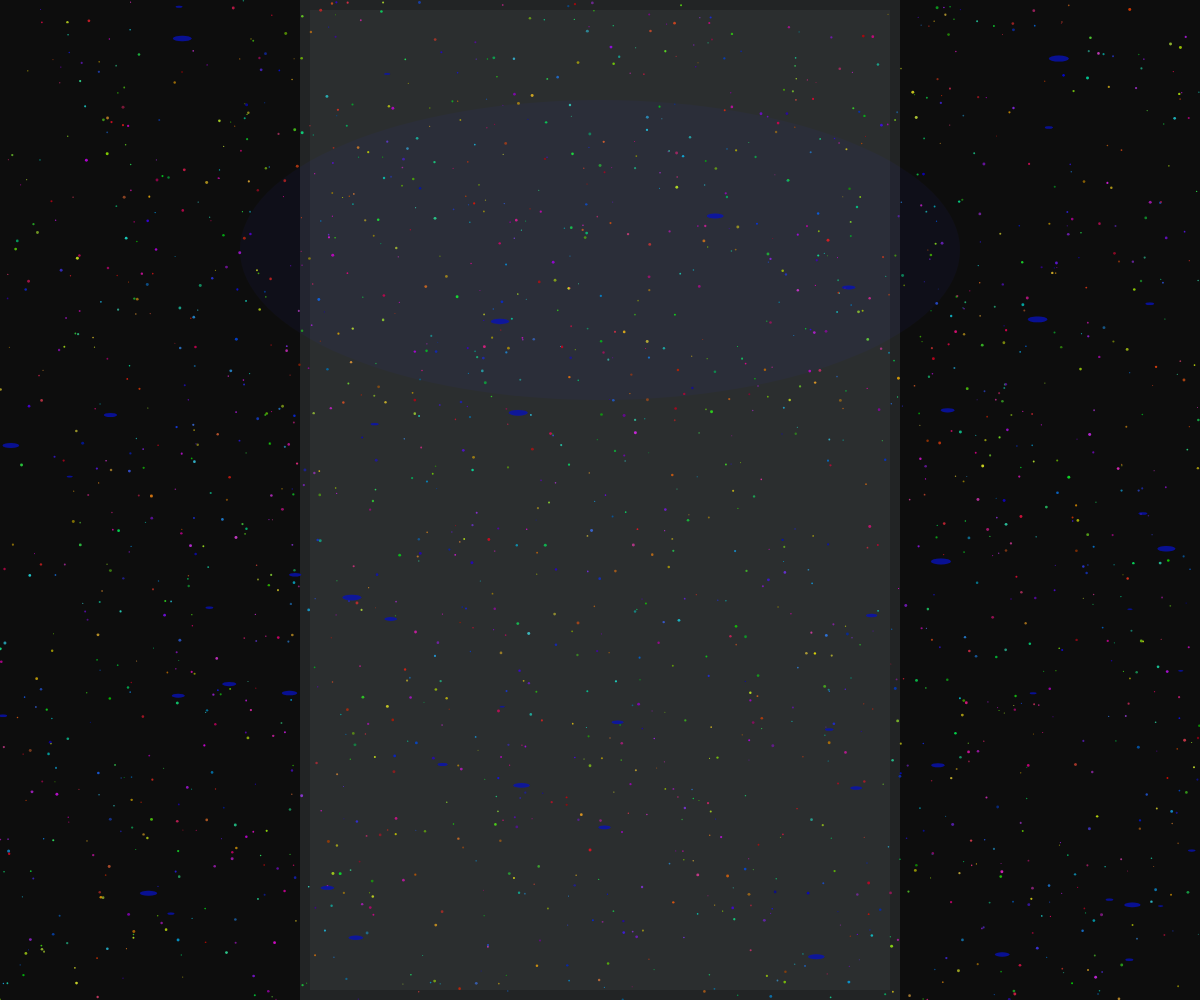
Frame 1 (no input)
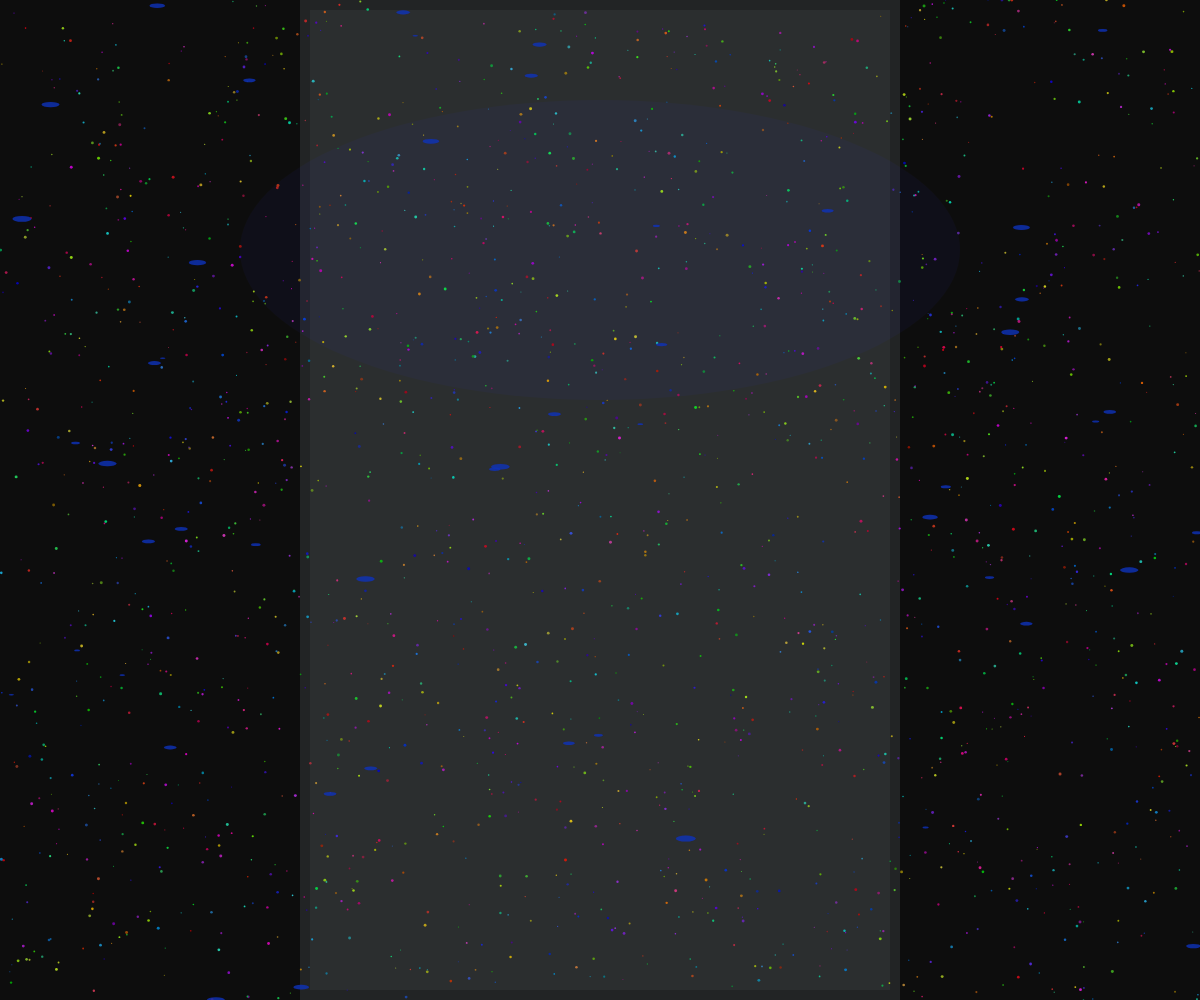
Frame 60 (no input)
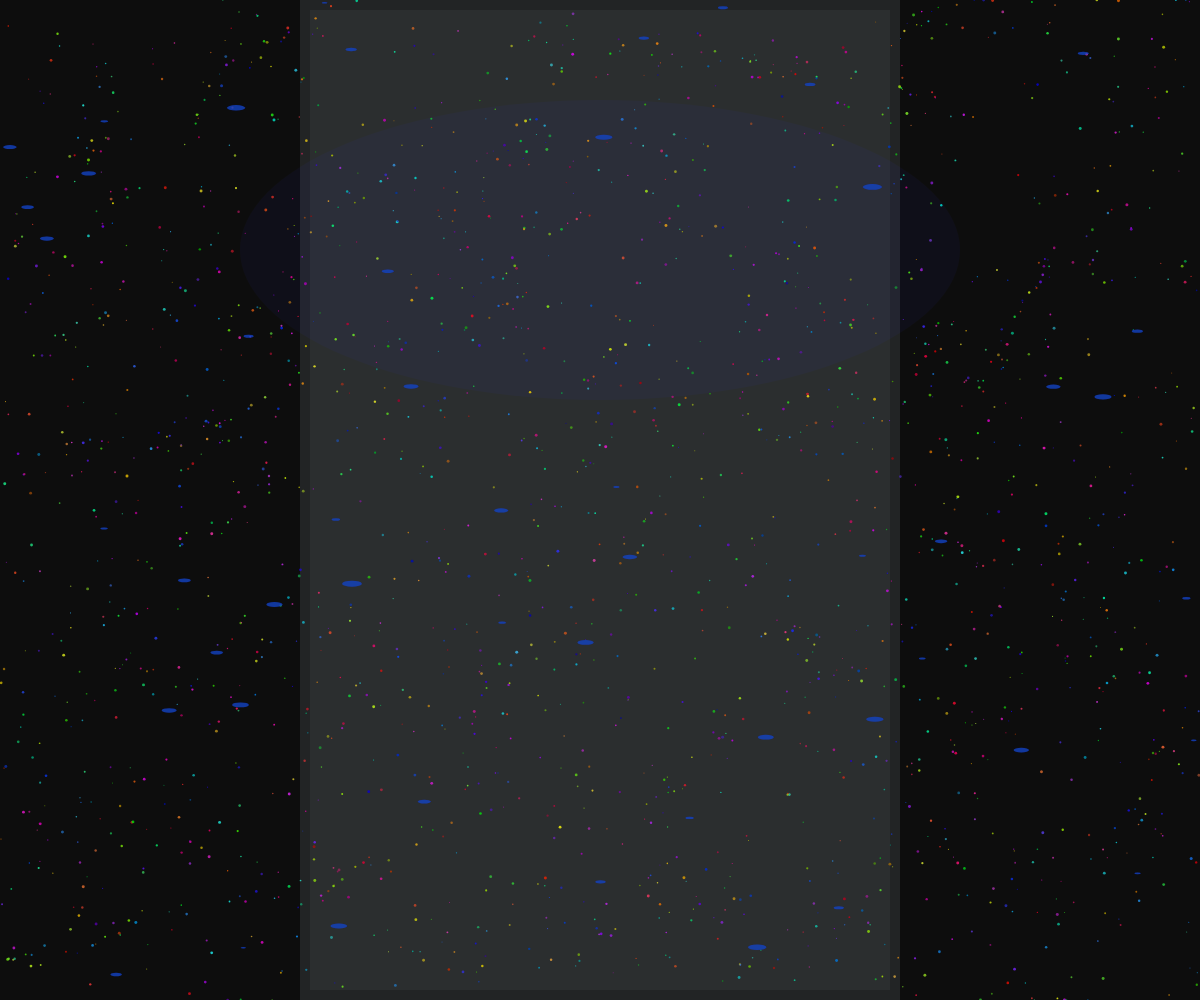
Frame 120 (the mouse pressed at the canvas centre since frame 60)

The p5.js sketch that drew these frames (run headless with seeded random() and noise() and a simulated clock; from frame 60 on, the mouse is pressed at the canvas centre):

// p5.js sketch
// ── sketch.js
let oilParticles = [];
let numParticles = 2000;
let uvLight;
let time = 0;

function setup() {
  createCanvas(windowWidth, windowHeight);
  colorMode(HSB, 360, 100, 100, 1);
  
  // Create iridescent oil particles
  for (let i = 0; i < numParticles; i++) {
    oilParticles.push({
      x: random(width),
      y: random(height),
      size: random(1, 3),
      hue: random(360),
      saturation: random(80, 100),
      brightness: random(70, 90),
      speed: random(0.1, 0.5),
      phase: random(TWO_PI)
    });
  }
  
  // Create simulated UV light source
  uvLight = {
    x: width / 2,
    y: height / 4,
    intensity: 0.8
  };
}

function draw() {
  background(0, 0, 5, 1);
  
  time += 0.01;
  
  // Draw the glass column
  drawGlassColumn();
  
  // Update and draw oil particles
  for (let particle of oilParticles) {
    // Animate particle position with organic movement
    let angle = noise(particle.x * 0.01, particle.y * 0.01, time * 0.5) * TWO_PI;
    particle.x += cos(angle) * particle.speed;
    particle.y += sin(angle) * particle.speed;
    
    // Keep particles within bounds
    if (particle.x < 0) particle.x = width;
    if (particle.x > width) particle.x = 0;
    if (particle.y < 0) particle.y = height;
    if (particle.y > height) particle.y = 0;
    
    // Particle color shifts with time and position
    let hueShift = sin(time + particle.phase) * 20 + 
                   noise(particle.x * 0.01, particle.y * 0.01) * 30;
    let sat = particle.saturation + sin(time * 0.7 + particle.phase) * 10;
    let bright = particle.brightness + cos(time * 0.5 + particle.phase) * 15;
    
    // Draw the particle
    fill((particle.hue + hueShift) % 360, sat, bright, 0.8);
    noStroke();
    ellipse(particle.x, particle.y, particle.size);
  }
  
  // Add some subtle refractive effects
  drawRefractiveEffects();
}

function drawGlassColumn() {
  // Draw the outer glass column
  fill(200, 10, 95, 0.1);
  noStroke();
  rect(width/4, 0, width/2, height);
  
  // Add inner glass surface
  fill(200, 5, 90, 0.05);
  rect(width/4 + 10, 10, width/2 - 20, height - 20);
  
  // Draw UV light effect on the column
  push();
  blendMode(LIGHTEST);
  noStroke();
  fill(240, 80, 100, 0.05);
  ellipse(uvLight.x, uvLight.y, width * 0.6, height * 0.3);
  pop();
}

function drawRefractiveEffects() {
  // Add subtle shimmer effects
  stroke(240, 80, 100, 0.05);
  strokeWeight(1);
  for (let i = 0; i < 50; i++) {
    let x = random(width);
    let y = random(height);
    let size = random(5, 20);
    ellipse(x, y, size, size * 0.3);
  }
}

function windowResized() {
  resizeCanvas(windowWidth, windowHeight);
}
